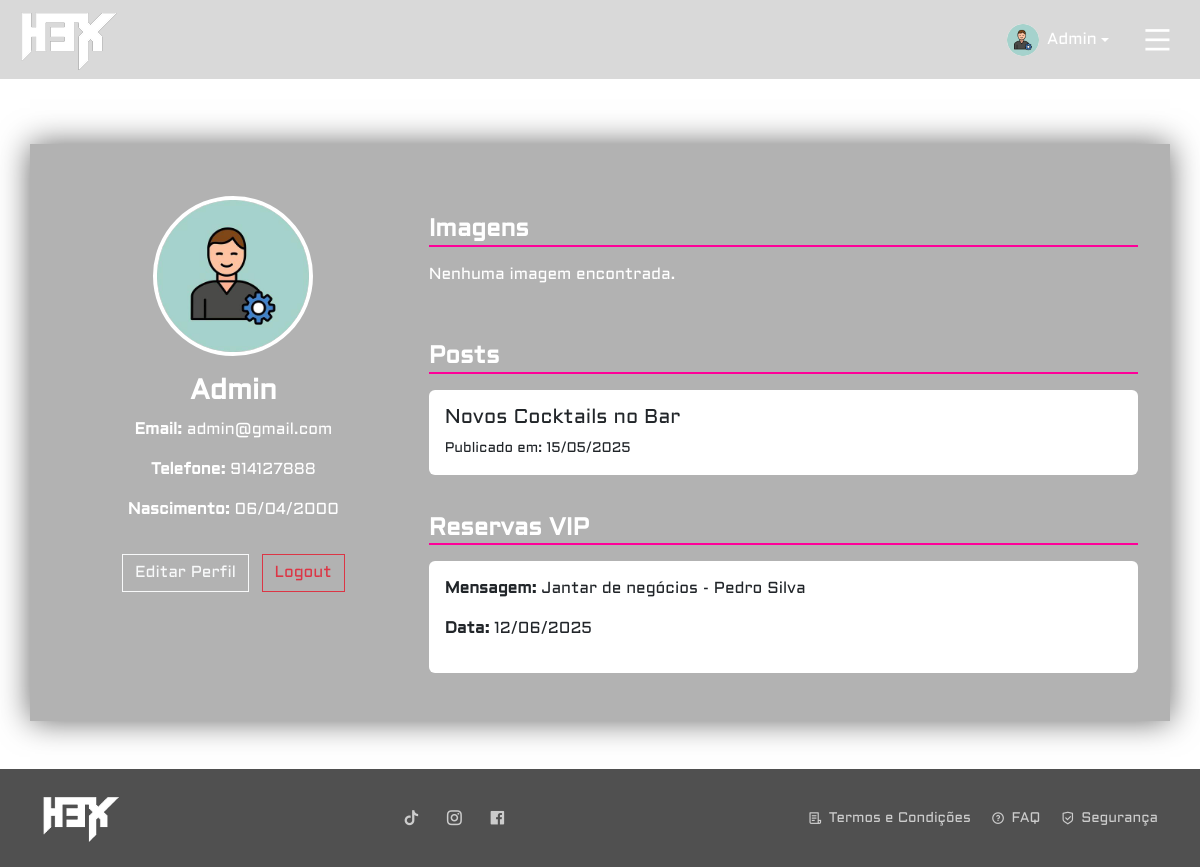
The app's page /H3X/profile.php (signed in) with its own data.
### tables this page shows
CREATE TABLE IF NOT EXISTS `utilizadores` (
  `id` int unsigned NOT NULL AUTO_INCREMENT,
  `nome` varchar(100) NOT NULL,
  `email` varchar(100) NOT NULL,
  `telefone` varchar(9) NOT NULL,
  `pass` varchar(255) NOT NULL,
  `data_nascimento` date NOT NULL,
  `tipo` enum('c','f','a') NOT NULL DEFAULT 'c',
  `estado` enum('a','d') NOT NULL DEFAULT 'd',
  `ultima_atividade` timestamp NULL DEFAULT CURRENT_TIMESTAMP ON UPDATE CURRENT_TIMESTAMP,
  `foto` varchar(255) DEFAULT NULL,
  PRIMARY KEY (`id`),
  UNIQUE KEY `email` (`email`)
);

CREATE TABLE IF NOT EXISTS `posts` (
  `id` int unsigned NOT NULL AUTO_INCREMENT,
  `titulo` varchar(50) NOT NULL,
  `conteudo` text NOT NULL,
  `data_criacao` datetime DEFAULT CURRENT_TIMESTAMP,
  `aprovado` tinyint(1) DEFAULT '0',
  `id_utilizador` int unsigned NOT NULL,
  `id_categoria` int unsigned NOT NULL,
  `imagem` varchar(255) DEFAULT NULL,
  PRIMARY KEY (`id`),
  KEY `id_utilizador` (`id_utilizador`),
  KEY `id_categoria` (`id_categoria`),
  CONSTRAINT `posts_ibfk_1` FOREIGN KEY (`id_utilizador`) REFERENCES `utilizadores` (`id`),
  CONSTRAINT `posts_ibfk_2` FOREIGN KEY (`id_categoria`) REFERENCES `categorias_posts` (`id`)
);

CREATE TABLE IF NOT EXISTS `vip` (
  `id` int unsigned NOT NULL AUTO_INCREMENT,
  `id_mesa` int unsigned NOT NULL,
  `mensagem` text,
  `data_reserva` date NOT NULL,
  `id_utilizador` int unsigned NOT NULL,
  PRIMARY KEY (`id`),
  KEY `id_mesa` (`id_mesa`),
  KEY `id_utilizador` (`id_utilizador`),
  CONSTRAINT `vip_ibfk_1` FOREIGN KEY (`id_mesa`) REFERENCES `mesas` (`id`),
  CONSTRAINT `vip_ibfk_2` FOREIGN KEY (`id_utilizador`) REFERENCES `utilizadores` (`id`)
);

### H3X/profile.php (the view, shortened to what this page needs)
<?php
include 'partials/head.php';
include 'partials/navbar.php';
include 'db_config.php';
$email = $_SESSION['email'];
$queryUser = "SELECT id, nome, telefone, data_nascimento, foto,email FROM utilizadores WHERE email = '$email'";
$resultUser = mysqli_query($conn, $queryUser);
$user = mysqli_fetch_assoc($resultUser);
$userId = $user['id'];
$userNome = $user['nome'];
$userTelefone = $user['telefone'];
$userNascimento = date('d/m/Y', strtotime($user['data_nascimento']));
$userFoto = $user['foto'] ?: '';
$queryGaleria = "SELECT imagem, titulo FROM imagens_galeria WHERE id_utilizador = $userId ORDER BY id DESC";
$galeria = mysqli_query($conn, $queryGaleria);
$queryPosts = "SELECT titulo, conteudo, data_criacao FROM posts WHERE id_utilizador = $userId ORDER BY data_criacao DESC";
$posts = mysqli_query($conn, $queryPosts);
$queryReservas = "SELECT data_reserva, mensagem FROM vip WHERE id_utilizador = $userId ORDER BY data_reserva DESC";
$reservas = mysqli_query($conn, $queryReservas);
?>
<!DOCTYPE html>
<html lang="pt-pt">
<head>
    <link href="https://cdn.jsdelivr.net/npm/bootstrap@5.3.2/dist/css/bootstrap.min.css" rel="stylesheet">
    <link rel="stylesheet" href="css/profile.css">
</head>
<body>
    <main class="mt-5 pt-5">
        <div class="container profile-container mt-5">
            <div class="row">
                <div class="col-md-4 text-center mb-4">
                    <div class="avatar-wrapper">
                        <?php if (!empty($userFoto)): ?>
                            <img src="uploads/<?= trim($userFoto) ?>" alt="Foto de Perfil" class="user-img">
                        <?php else: ?>
                            <div class="user-placeholder"><?= strtoupper(substr($userNome, 0, 1)) ?></div>
                        <?php endif; ?>
                    </div>
                    <h3><strong><?= trim($userNome) ?></strong></h3>
                    <p><strong>Email:</strong> <?= trim($email) ?></p>
                    <p><strong>Telefone:</strong>
                        <?= !empty($userTelefone) ? trim($userTelefone) : 'Sem número' ?></p>
                    <p><strong>Nascimento:</strong> <?= $userNascimento ?></p>
                    <button class="btn btn-outline-light mt-3" data-bs-toggle="modal"
                        data-bs-target="#editarPerfilModal">
                        Editar Perfil
                    </button>
                    <a href="admin/logout.php" class="btn btn-outline-danger mt-3 ms-2">
                        Logout
                    </a>
                </div>
                <div class="col-md-8">
                    <h4 class="section-title"><strong>Imagens</strong></h4>
                    <div class="row">
                        <?php if (mysqli_num_rows($galeria) > 0): ?>
                            <?php while ($img = mysqli_fetch_assoc($galeria)): ?>
                                <div class="col-6 col-md-4 mb-3 gallery-item">
                                    <img src="uploads/<?= trim($img['imagem']) ?>" alt="<?= trim($img['titulo']) ?>">
                                    <small><?= trim($img['titulo']) ?></small>
                                </div>
                            <?php endwhile; ?>
                        <?php else: ?>
                            <p>Nenhuma imagem encontrada.</p>
                        <?php endif; ?>
                    </div>
                    <h4 class="section-title"><strong>Posts</strong></h4>
                    <?php if (mysqli_num_rows($posts) > 0): ?>
                        <?php while ($post = mysqli_fetch_assoc($posts)): ?>
                            <div class="card custom-card mb-3">
                                <div class="card-body">
                                    <h5 class="card-title"><?= trim($post['titulo']) ?></h5>
                                    <p class="card-text"><small>Publicado em:
                                            <?= date('d/m/Y', strtotime($post['data_criacao'])) ?></small></p>
                                </div>
                            </div>
                        <?php endwhile; ?>
                    <?php else: ?>
                        <p>Sem posts ainda.</p>
                    <?php endif; ?>
                    <h4 class="section-title"><strong>Reservas VIP</strong></h4>
                    <?php if (mysqli_num_rows($reservas) > 0): ?>
                        <?php while ($reserva = mysqli_fetch_assoc($reservas)): ?>
                            <div class="card custom-card mb-3">
                                <div class="card-body">
                                    <p><strong>Mensagem:</strong> <?= trim($reserva['mensagem']) ?></p>
                                    <p><strong>Data:</strong> <?= date("d/m/Y", strtotime($reserva['data_reserva'])) ?></p>
                                </div>
                            </div>
                        <?php endwhile; ?>
                    <?php else: ?>
                        <p>Sem reservas VIP.</p>
                    <?php endif; ?>
                </div>
            </div>
        </div>
    </main>
    <?php include 'partials/footer.php'; ?>
</body>
</html>

### H3X/partials/head.php (shortened to what this page needs)
<link rel="stylesheet" href="css/normalize.css">
<link rel="stylesheet" href="css/utils.css">
<link href="https://cdn.jsdelivr.net/npm/bootstrap@5.3.3/dist/css/bootstrap.min.css" rel="stylesheet">
<link href="https://cdn.jsdelivr.net/npm/remixicon@4.5.0/fonts/remixicon.css" rel="stylesheet">
<link href="https://cdn.jsdelivr.net/npm/bootstrap-icons@1.10.5/font/bootstrap-icons.css" rel="stylesheet">

### H3X/partials/navbar.php (shortened to what this page needs)
<nav class="navbar fixed-top">
  <a href="index.php">
    <img src="img/logo.png" alt="Logo H3X">
  </a>
  <div class="menu-container">
    <?php if (!isset($_SESSION['authenticated']) || $_SESSION['authenticated'] !== true): ?>
      <a href="admin/login.php" class="login-btn text-decoration-none">Login / Registar</a>
    <?php else: ?>
      <div class="dropdown">
        <a class="login-btn dropdown-toggle d-flex align-items-center text-decoration-none" href="#" role="button"
          data-bs-toggle="dropdown" aria-expanded="false">
          <?php
          if (!empty($_SESSION['foto'])) {
            echo '<img src="uploads/' . trim($_SESSION['foto']) . '" alt="Foto" style="width: 32px; height: 32px; object-fit: cover; border-radius: 50%; margin-right: 8px;">';
          } else {
            $letra = strtoupper(substr($_SESSION['nome'], 0, 1));
            echo '<div class="bg-light text-dark rounded-circle text-center me-2 fw-bold"
                style="width: 32px; height: 32px; line-height: 32px; display: flex; justify-content: center; align-items: center;">' . $letra . '</div>';
          }
          ?>
          <?= htmlspecialchars($_SESSION['nome']) ?>
        </a>
      </div>
    <?php endif; ?>
    <button class="menu-toggle" id="menuToggle">
      <i class="ri-menu-line"></i>
    </button>
  </div>
</nav>

### H3X/partials/footer.php (shortened to what this page needs)
<footer>
  <div class="container">
    <div class="d-flex justify-content-between align-items-center flex-wrap footer-row">
      <div class="footer-left mb-3 mb-md-0">
        <a href="index.php">
          <img src="img/logo.png" alt="Logo H3X" class="footer-logo">
        </a>
      </div>
      <div class="social-icons mb-3 mb-md-0">
        <a href="#"><i class="ri-tiktok-fill"></i></a>
        <a href="#"><i class="ri-instagram-line"></i></a>
        <a href="#"><i class="ri-facebook-box-fill"></i></a>
      </div>
      <div class="d-flex footer-links">
        <a href="termos.php"><i class="ri-file-list-3-line"></i>Termos e Condições</a>
        <a href="faq.php"><i class="ri-question-line"></i>FAQ</a>
        <a href="seguranca.php"><i class="ri-shield-check-line"></i>Segurança</a>
      </div>
    </div>
  </div>
</footer>

### H3X/css/utils.css (style rules this page uses)
body { background-image: url(../img/background.png); color: white; margin: 0; padding: 0; }
html, body { height: 100%; }
.navbar { background-color: rgba(0, 0, 0, 0.15); padding: 10px 20px; display: flex; justify-content: space-between; align-items: center; position: fixed; z-index: 9999; padding-left: 30px; padding-right: 30px; position: fixed; top: 0; left: 0; width: 100%; }
.navbar img { margin-left: 20px; }
.navbar .menu-container { display: flex; align-items: center; margin-right: 20px; }
.menu-toggle { font-size: 32px; background: none; margin-left: 10px; border: none; color: white; cursor: pointer; z-index: 1061; transition: transform 0.3s ease; }
.login-btn { margin-left: 16px; background-color: transparent; color: white; border: none; font-family: Aldrich, sans-serif; font-size: 16px; padding: 8px 16px; cursor: pointer; transition: background-color 0.3s ease; }
footer { background-color: #111111bb; color: #ccc; padding: 24px 0; font-size: 14px; border-top: 1px solid #ffffff; }
.footer-logo { height: 50px; }
.footer-row { display: flex; justify-content: space-between; align-items: center; flex-wrap: wrap; }
.social-icons a { color: #ccc; font-size: 18px; margin: 0 10px; text-decoration: none; transition: color 0.3s; }
.footer-links { display: flex; flex-wrap: wrap; justify-content: flex-end; }
.footer-links a { color: #ccc; text-decoration: none; margin-left: 20px; font-family: Aldrich, sans-serif; display: inline-flex; align-items: center; transition: color 0.3s; white-space: nowrap; }
.footer-links a i { margin-right: 6px; }

### H3X/css/profile.css (style rules this page uses)
body { color: #fff; font-family: Aldrich, sans-serif; }
main { min-height: 90vh; }
.profile-container { margin: 4rem auto; padding: 2rem; background: rgba(0, 0, 0, 0.3); box-shadow: 0 0 30px rgba(0, 0, 0, 0.6); }
.section-title { border-bottom: 2px solid #ff0099; margin-top: 2.5rem; margin-bottom: 1rem; font-size: 1.5rem; }
.custom-card { background-color: white; border: none; }
.btn-outline-light { border-radius: 0; }
.btn-outline-danger { border-radius: 0; }
.avatar-wrapper { display: flex; justify-content: center; align-items: center; margin: 20px auto; }
.user-img, .user-placeholder { width: 160px; height: 160px; border-radius: 50%; object-fit: cover; background-color: #fff; color: #000; display: flex; border: 4px solid #fff; align-items: center; justify-content: center; font-weight: bold; flex-shrink: 0; font-size: 48px; }

### records on screen
utilizadores: foto (picture), nome "Admin", telefone "914127888", data_nascimento "06/04/2000"
posts: titulo "Novos Cocktails no Bar", data_criacao "15/05/2025"
vip: mensagem "Jantar de negócios - Pedro Silva", data_reserva "12/06/2025"

### other values on screen
$_SESSION['nome'] "Admin"
$email "admin@gmail.com"
